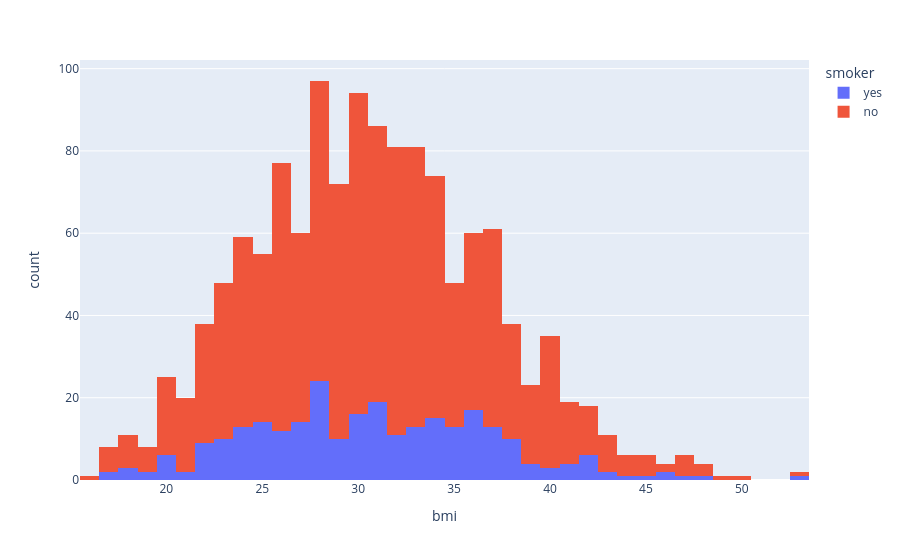

The notebook cell saved with this chart:
### Code cell
px.histogram(df,x="bmi",color="smoker")

### Figure 1 — Plotly figure (JSON) as saved in the notebook; plotly's stock layout.template omitted (floating-point values rounded to 4 significant figures; data arrays with more than 128 entries replaced by an {"elided": "..."} marker saying what was removed)
{"data": [{"bingroup": "x", "hovertemplate": "smoker=yes<br>bmi=%{x}<br>count=%{y}<extra></extra>", "legendgroup": "yes", "marker": {"color": "#636efa", "pattern": {"shape": ""}}, "name": "yes", "orientation": "v", "showlegend": true, "type": "histogram", "x": {"elided": "274 float values"}, "xaxis": "x", "yaxis": "y"}, {"bingroup": "x", "hovertemplate": "smoker=no<br>bmi=%{x}<br>count=%{y}<extra></extra>", "legendgroup": "no", "marker": {"color": "#EF553B", "pattern": {"shape": ""}}, "name": "no", "orientation": "v", "showlegend": true, "type": "histogram", "x": {"elided": "1064 float values"}, "xaxis": "x", "yaxis": "y"}], "layout": {"barmode": "relative", "legend": {"title": {"text": "smoker"}, "tracegroupgap": 0}, "margin": {"t": 60}, "xaxis": {"anchor": "y", "domain": [0, 1], "title": {"text": "bmi"}}, "yaxis": {"anchor": "x", "domain": [0, 1], "title": {"text": "count"}}}}
